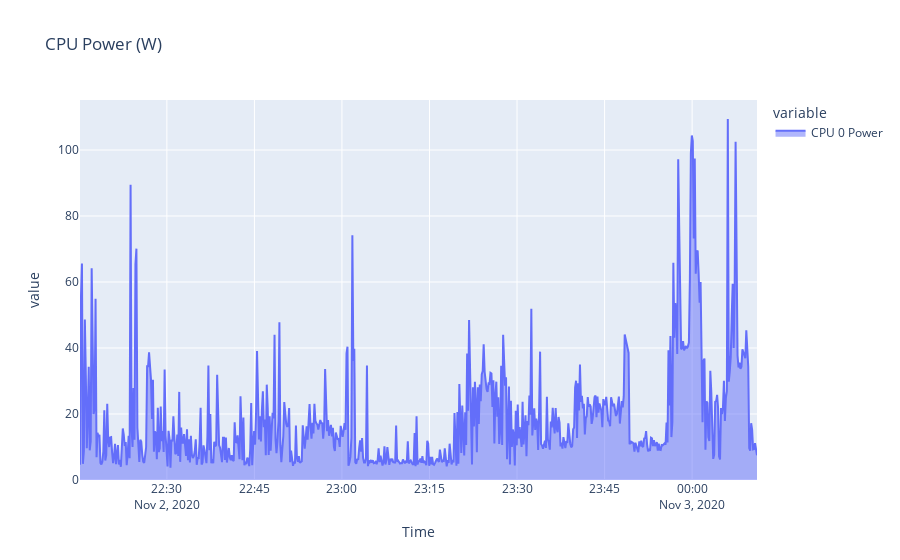

Here is the notebook cell this chart was saved with:
### Code cell
fig = px.area(df, x="Time", y=['CPU 0 Power'],
              title="CPU Power (W)"
              )
fig.show()

### Figure 1 — Plotly figure (JSON) as saved in the notebook; plotly's stock layout.template omitted (floating-point values rounded to 4 significant figures; data arrays with more than 128 entries replaced by an {"elided": "..."} marker saying what was removed)
{"data": [{"hovertemplate": "variable=CPU 0 Power<br>Time=%{x}<br>value=%{y}<extra></extra>", "legendgroup": "CPU 0 Power", "line": {"color": "#636efa"}, "mode": "lines", "name": "CPU 0 Power", "orientation": "v", "showlegend": true, "stackgroup": "1", "type": "scatter", "x": {"elided": "697 str values"}, "xaxis": "x", "y": {"elided": "697 float values"}, "yaxis": "y"}], "layout": {"legend": {"title": {"text": "variable"}, "tracegroupgap": 0}, "title": {"text": "CPU Power (W)"}, "xaxis": {"anchor": "y", "domain": [0, 1], "title": {"text": "Time"}}, "yaxis": {"anchor": "x", "domain": [0, 1], "title": {"text": "value"}}}}
